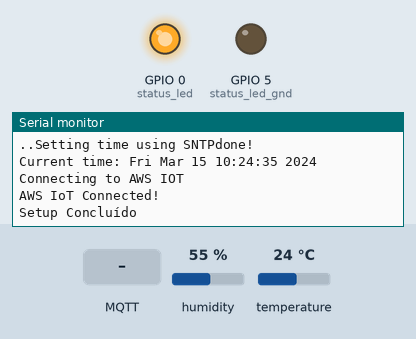
This sketch was run on a simulated ESP8266 (NodeMCU). On the bench: output pins drawn as LEDs (lit = HIGH), the last lines printed to the serial monitor. The inputs (shaded band) are chosen by the test bench; at power-on: humidity 55 %, temperature 24 °C. WiFi joins after 1.5 s; servers stay silent unless stated; the local clock reads 2024-03-15 10:24:30 at power-on unless the sketch sets it; no MQTT or app messages arrive unless stated.

Above: at 6.2 s.
6.3 s: MQTT message "1" arrives on the first subscribed topic
At 7.5 s:
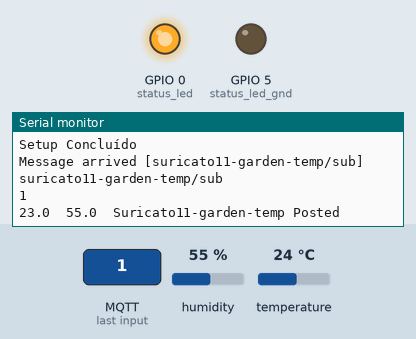
7.8 s: MQTT message "on" arrives on the first subscribed topic
At 8.5 s:
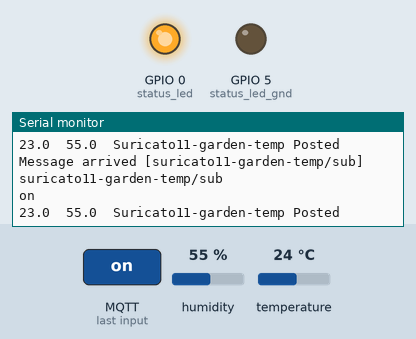
9.3 s: MQTT message "off" arrives on the first subscribed topic
At 9.8 s:
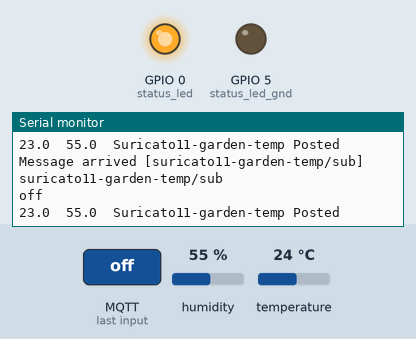

The sketch:

suricato-garden-temp-1.0.ino
```cpp
#include <ESP8266WiFi.h>
#include <WiFiClientSecure.h>
#include <PubSubClient.h>
#include <ArduinoJson.h>
#include <time.h>

#include "DHT.h";
#include "constantes.h"
#include "secrets.h"

WiFiClientSecure net;

BearSSL::X509List cert(cacert);
BearSSL::X509List client_crt(client_cert);
BearSSL::PrivateKey key(privkey);

PubSubClient client(net);
DHT dht(DHTPIN, DHT22);

time_t now;
time_t nowish = 1510592825;

void NTPConnect();
void messageReceived(char *topic, byte *payload, unsigned int length);
void connectAWS();
void serialize_update();
void temp_check();


void setup() {
  Serial.begin(115200);
  pinMode(status_led, OUTPUT);
  pinMode(status_led_gnd, OUTPUT);
  digitalWrite(status_led_gnd, LOW);

  connectAWS();
  dht.begin();
  Serial.println("Setup Concluído");
}

void loop() {
  if (!client.connected())
  {
    connectAWS();
  }
//  temp_check();
  client.loop();
}
```

constantes.h
```cpp
/* Variáveis de interface e controle */
const int status_led = 0; //D3
const int status_led_gnd = 5; //D1

#define DHTPIN 12 //
#define DHTTYPE DHT22

int LeituraPIR = 0;

/* Controle de estados */
String state_temp;
String state_hum;

/* Controle de estados e Json */
char json_to_send[256];
String MY_IP_ADDR, MY_MAC_ADDR;

unsigned long lastMillis = 0;
unsigned long previousMillis = 0;
const long interval = 5000;
```

functions.ino
```cpp
void NTPConnect(void)
{
  Serial.print("Setting time using SNTP");
  configTime(TIME_ZONE * 3600, 0 * 3600, "pool.ntp.org", "time.nist.gov");
  now = time(nullptr);
  while (now < nowish)
  {
    delay(500);
    Serial.print(".");
    now = time(nullptr);
  }
  Serial.println("done!");
  struct tm timeinfo;
  gmtime_r(&now, &timeinfo);
  Serial.print("Current time: ");
  Serial.print(asctime(&timeinfo));
}

void connectAWS(){
  delay(3000);
  // We start by connecting to a WiFi network

  WiFi.mode(WIFI_STA);
  WiFi.begin(SSID_WIFI, PASSWORD);

  Serial.println();
  Serial.print("Connecting to ");
  Serial.println(SSID_WIFI);

  while (WiFi.status() != WL_CONNECTED)
  {
    digitalWrite(status_led, LOW);
    delay(1000);
    Serial.print(".");
    digitalWrite(status_led, HIGH);
  }

  NTPConnect();

  net.setTrustAnchors(&cert);
  net.setClientRSACert(&client_crt, &key);

  client.setServer(MQTT_HOST, 8883);
  client.setCallback(messageReceived);


  Serial.println("Connecting to AWS IOT");

  while (!client.connect(THINGNAME))
  {
    Serial.print(".");
    delay(1000);
  }

  if (!client.connected()) {
    Serial.println("AWS IoT Timeout!");
    return;
  }
  // Subscribe to a topic
  client.subscribe(AWS_IOT_SUBSCRIBE_TOPIC);
  Serial.println("AWS IoT Connected!");

  digitalWrite(status_led, HIGH);
}

void messageReceived(char *topic, byte *payload, unsigned int length) {
  Serial.print("Message arrived [");
  Serial.print(topic);
  Serial.print("] ");

  String topic_str = String(topic);
  String payload_str;

  for (int i = 0; i < length; i++) {
    char c = (char)payload[i];
    payload_str += c;
  }
    Serial.println();
    output_request(topic_str, payload_str);
}

void serialize_update()
{
  StaticJsonDocument<192> doc_send;

  doc_send["name"] = "suricato11";

  JsonObject info = doc_send.createNestedObject("info");
  info["type"] = "Garden";
  info["place"] = "quintal";
  info["ipaddr"] = WiFi.localIP();

  JsonObject data = doc_send.createNestedObject("data");
  data["temperature"] = state_temp;
  data["humidity"] = state_hum;
  data["soil"] = "data";

  serializeJson(doc_send, json_to_send);
}

void temp_check()
{
  float real_temp = dht.readTemperature() - 1;
  float real_hum = dht.readHumidity();
  state_temp = String(real_temp, 1);
  state_hum = String(real_hum, 1);

  Serial.print(state_temp);
  Serial.print("\t");
  Serial.print(state_hum);
  Serial.print("\t");
  delay(50);
}


void output_request(String topic_in , String payload_in)
{
  Serial.println(topic_in);
  Serial.println(payload_in);
  temp_check();
  serialize_update();
  client.publish(AWS_IOT_PUBLISH_TOPIC, json_to_send);
  Serial.println("Suricato11-garden-temp Posted");
}
```

secrets.h
```cpp
#include <pgmspace.h>

#define SECRET

#define SSID_WIFI "Familia Murici"
#define PASSWORD "murici1020"

#define AWS_IOT_SUBSCRIBE_TOPIC "suricato11-garden-temp/sub"
#define AWS_IOT_PUBLISH_TOPIC "suricato11-garden-temp/pub"

#define THINGNAME "suricato11-garden-temp"

int8_t TIME_ZONE = -3; //BAHIA(BR): -3 UTC

const char MQTT_HOST[] = "a267k5rhrr3q3s-ats.iot.us-west-1.amazonaws.com";


static const char cacert[] PROGMEM = R"EOF(
-----BEGIN CERTIFICATE-----
MIIDQTCCAimgAwIBAgITBmyfz5m/jAo54vB4ikPmljZbyjANBgkqhkiG9w0BAQsF
ADA5MQswCQYDVQQGEwJVUzEPMA0GA1UEChMGQW1hem9uMRkwFwYDVQQDExBBbWF6
b24gUm9vdCBDQSAxMB4XDTE1MDUyNjAwMDAwMFoXDTM4MDExNzAwMDAwMFowOTEL
MAkGA1UEBhMCVVMxDzANBgNVBAoTBkFtYXpvbjEZMBcGA1UEAxMQQW1hem9uIFJv
b3QgQ0EgMTCCASIwDQYJKoZIhvcNAQEBBQADggEPADCCAQoCggEBALJ4gHHKeNXj
ca9HgFB0fW7Y14h29Jlo91ghYPl0hAEvrAIthtOgQ3pOsqTQNroBvo3bSMgHFzZM
9O6II8c+6zf1tRn4SWiw3te5djgdYZ6k/oI2peVKVuRF4fn9tBb6dNqcmzU5L/qw
IFAGbHrQgLKm+a/sRxmPUDgH3KKHOVj4utWp+UhnMJbulHheb4mjUcAwhmahRWa6
VOujw5H5SNz/0egwLX0tdHA114gk957EWW67c4cX8jJGKLhD+rcdqsq08p8kDi1L
93FcXmn/6pUCyziKrlA4b9v7LWIbxcceVOF34GfID5yHI9Y/QCB/IIDEgEw+OyQm
jgSubJrIqg0CAwEAAaNCMEAwDwYDVR0TAQH/BAUwAwEB/zAOBgNVHQ8BAf8EBAMC
AYYwHQYDVR0OBBYEFIQYzIU07LwMlJQuCFmcx7IQTgoIMA0GCSqGSIb3DQEBCwUA
A4IBAQCY8jdaQZChGsV2USggNiMOruYou6r4lK5IpDB/G/wkjUu0yKGX9rbxenDI
U5PMCCjjmCXPI6T53iHTfIUJrU6adTrCC2qJeHZERxhlbI1Bjjt/msv0tadQ1wUs
N+gDS63pYaACbvXy8MWy7Vu33PqUXHeeE6V/Uq2V8viTO96LXFvKWlJbYK8U90vv
o/ufQJVtMVT8QtPHRh8jrdkPSHCa2XV4cdFyQzR1bldZwgJcJmApzyMZFo6IQ6XU
5MsI+yMRQ+hDKXJioaldXgjUkK642M4UwtBV8ob2xJNDd2ZhwLnoQdeXeGADbkpy
rqXRfboQnoZsG4q5WTP468SQvvG5
-----END CERTIFICATE-----
)EOF";


// Copy contents from XXXXXXXX-certificate.pem.crt here ▼
static const char client_cert[] PROGMEM = R"KEY(
-----BEGIN CERTIFICATE-----
MIIDWjCCAkKgAwIBAgIVAIeAAusDGFuQZUuoht22YtDRk5HfMA0GCSqGSIb3DQEB
CwUAME0xSzBJBgNVBAsMQkFtYXpvbiBXZWIgU2VydmljZXMgTz1BbWF6b24uY29t
IEluYy4gTD1TZWF0dGxlIFNUPVdhc2hpbmd0b24gQz1VUzAeFw0yMjA2MjUxNTEx
MTJaFw00OTEyMzEyMzU5NTlaMB4xHDAaBgNVBAMME0FXUyBJb1QgQ2VydGlmaWNh
dGUwggEiMA0GCSqGSIb3DQEBAQUAA4IBDwAwggEKAoIBAQDQa6u7uGkGZb5stC2R
E4KpGZLPK+53xL/l18gBFZLhB20GlDxISLiUG4nsXJskrl71G0e6BBjca41sRGsG
B/r2g5nHKxcXgLHR4Pp+VDDwGFjf2EVCaBfIkveslLJZV+/wd0FWsOhofdkqo5b8
LyARA7IqknwsdPKDb9CYvwCObrdDHOyMu4CLjTICfKEIb88fZa9utiJHr2WKt5L8
Z7ijyqCIxIOb6gRmsMS/0HDAvTB5lRJ31SKaXZ8RRTHrjUIztHwzkOxwJLa0NTb0
7zaxUj0DkM4MB8h0RCDgTHoY+CIrY4mqQymTDJAwmRM+f4jj4Xz/EYk2Fo6dAdUf
zFV/AgMBAAGjYDBeMB8GA1UdIwQYMBaAFM7zOy76kCnSK2hlafbhKuP9NOAbMB0G
A1UdDgQWBBQA35xb/g1D0v4BdUp2aGT9X411jjAMBgNVHRMBAf8EAjAAMA4GA1Ud
DwEB/wQEAwIHgDANBgkqhkiG9w0BAQsFAAOCAQEAE1fYDn6FNq2qR3mBpvs1s7s7
ZTaybTh2nV4F/D7YzdoZFpgBFf5rUNukMTkOPL+8/H/D+DqELkC+MnT/m+Da0Kd6
QJXIsW5QQ38lM7Cb5jaXwlLHmL/E8qWsCMqNXaiEoZj5EO2qWB+I0Oou67Xtnwnz
GpwZCwuSVohpBHjoGf4ZZrq/8/tG9QmQopWHctmXFOktYRsSX68xVcSvngGe4lDV
FAcloO4muSqQhgdacax4HcjExJy7v+QN4GxyKZKUvPaj4/WCBt/npbFwxmZmUEpx
RxASpBLVWGhbBMzqBfprav9SYSD4L/wNdyQhgB/9+1kkzZIZLusSdsyFMoXhKg==
-----END CERTIFICATE-----
)KEY";


// Copy contents from  XXXXXXXX-private.pem.key here ▼
static const char privkey[] PROGMEM = R"KEY(
-----BEGIN RSA PRIVATE KEY-----
MIIEpQIBAAKCAQEA0Guru7hpBmW+bLQtkROCqRmSzyvud8S/5dfIARWS4QdtBpQ8
SEi4lBuJ7FybJK5e9RtHugQY3GuNbERrBgf69oOZxysXF4Cx0eD6flQw8BhY39hF
QmgXyJL3rJSyWVfv8HdBVrDoaH3ZKqOW/C8gEQOyKpJ8LHTyg2/QmL8Ajm63Qxzs
jLuAi40yAnyhCG/PH2WvbrYiR69lireS/Ge4o8qgiMSDm+oEZrDEv9BwwL0weZUS
d9Uiml2fEUUx641CM7R8M5DscCS2tDU29O82sVI9A5DODAfIdEQg4Ex6GPgiK2OJ
qkMpkwyQMJkTPn+I4+F8/xGJNhaOnQHVH8xVfwIDAQABAoIBAQC9pDru5C0sFQfg
AVI033vUQeDDgUXK1MuHZ4Ak/GxZNViO0/LGEuVgXm5xExJXnhHpFJl/OJsmdPaJ
vPdk1X4VMEmMYDjyubcTMZK7v/+Hd5/mjfL3KZ/6cT/LWMGvacR5GQnqx62w5lHj
6lZHwNl8odBLzF4QVZkU33j+g00OSyn+Bqoq/zAB+t2dI1F6bpYuRcqTVqNeHjOf
WClPYFBftfo+jgfXi5/kuFAVhGlEjHSdcewL4ZF2kYkY+/Me/67XSSCTlNiXvLau
KkiKvi5R4Rk/on3f1l8s5uU+d+5ZpSgbT6YoA6APzhyri156Ck5qUy66KgU853Jm
nPfaQCoBAoGBAPlfSATIsiJwiNms9mYGEQJYnh+jf73lmKdT6Brf7CXNFbRN3GuG
4jNWU+jdjDaX2y7GEruCUjqjNV+EnFl9/7+LshB0dekxw5f5UHzJyLAVo1kxPaEa
eh8TmDpzFXBqUJ9HCZVnE40KN9xeCJ+DxWM8v1k4hWrZtIJDmaziKUNPAoGBANX1
waM1Q0sBWYUVkmTrJ0wjLp/T3KgoYlxpue7FjRcQGkNxwLVahyHW54TvKRnE6tP7
MPjvRV+EKSSCim7x5wUiK85T7dUZm8lN4a0YpQKW8jmcFGfMlL2gY0moXhD01p+r
lPNnwTH8GNsjpnU3ogBV3l/jkJX8TYN2ZVj6bP7RAoGBAK3DCMncltOMmq8i6GZa
38tEuJnPMZm+vEoMG3VuhnwolXEXt/ls+X1QMBPZHHSGCAJlnnPt8SJOy0gNfWyW
cXik/KSeofKl7GafIMhzSlX4HeRufUUez+2Ll81Sl6PHUPpLY5ApTORANIBnPZb5
GLd3gtXGnqC/phoGxLREuv/dAoGBAKr0Lb/F8vqfHXPkhI/2A/QluD8j/I6vlcfZ
AiLx3YWr7BAvd5ZvusEjAOGKZgCdAjRV5A9Cvt9OrcDqPMngpoHHh9DX5pP6Xis9
+y9fHZkwGmJFf1hgcggBetODn4VU25fAdMb3A7p4fzO5DGtkBCDYe1GKdiAg854y
n0+06BnBAoGAEUHqJR3wk9RELSwX4dDJGwThpWHjG/REpIrCnOk4KLue2sKAW2+w
8M9BPlu2WzuMSyWbb5O+fchZkxjY7CdikqwBFXoSO9kd9ZVwj8r/x9xrm4ymkVYm
uO0Hn0A4m8xg/Z9GW/zX5UW3ZsQmeCorGU8CCpZltTiGdquLjp/KV1g=
-----END RSA PRIVATE KEY-----
)KEY";
```

Measured:
- after the input at 6.3 s, the serial monitor: prints a new line at once (image 1)
- after the input at 7.8 s, the serial monitor: prints a new line at once (image 2)
- after the input at 9.3 s, the serial monitor: prints a new line at once (image 3)
